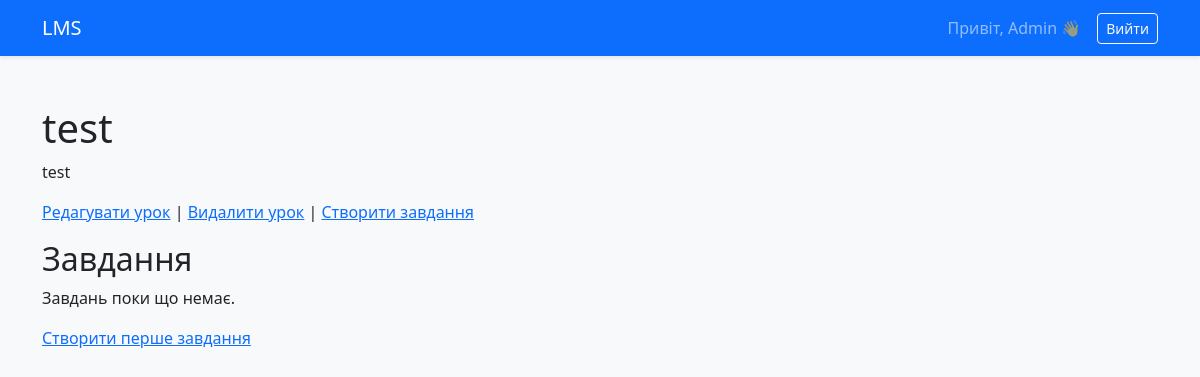
The page /lesson/1/ (signed in) on the database as committed earlier.
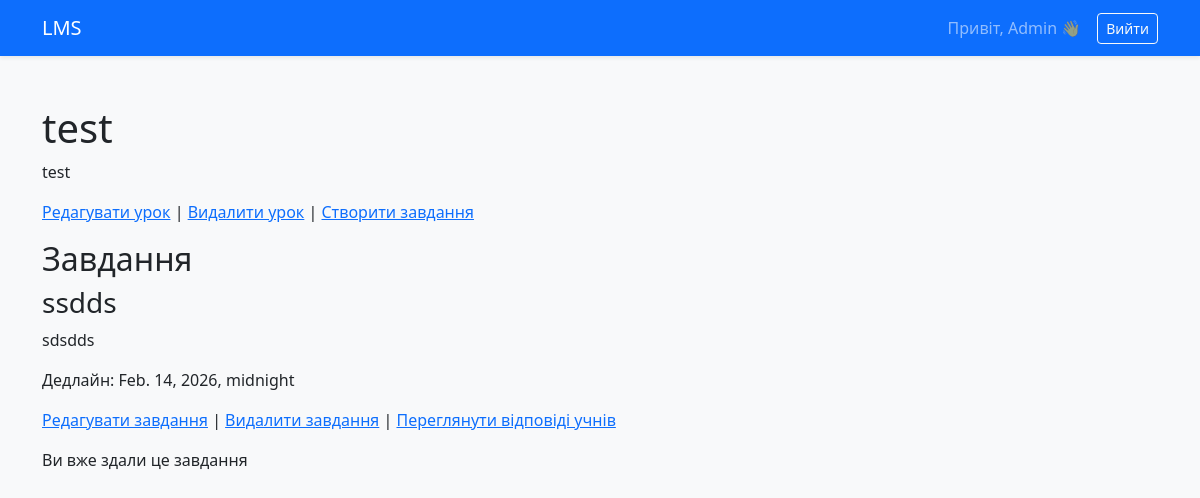
The same page on the database as committed later.
### lms/models.py (models this page shows, shortened)
class Assignment(models.Model):
    lesson = models.ForeignKey(Lesson, on_delete=models.CASCADE, related_name='assignments')
    title = models.CharField(max_length=200)
    description = models.TextField()
    deadline = models.DateTimeField()

### lms/views.py (the view)
# urls.py: path('lesson/<int:lesson_id>/', views.lesson_detail, name='lesson_detail'),
def lesson_detail(request, lesson_id):
    lesson = get_object_or_404(Lesson, id=lesson_id)
    course = lesson.module.course
    enrolled = request.user.is_authenticated and Enrollment.objects.filter(user=request.user, course=course).exists()
    user_submissions = {}
    if request.user.is_authenticated:
        for assignment in lesson.assignments.all():
            user_submissions[assignment.id] = Submission.objects.filter(
                assignment=assignment,
                student=request.user
            ).exists()
    return render(request, 'lms/lesson_detail.html', {
        'lesson': lesson,
        'enrolled': enrolled,
        'user_submissions': user_submissions
    })

### lms/templatetags/custom_tags.py (called while the page is built)
@register.filter
def get_item(dictionary, key):
    return dictionary.get(key)

### lms/templates/lms/lesson_detail.html (shortened to what this page needs)
{% extends "base.html" %}
{% block content %}
{% load custom_tags %}
<h1>{{ lesson.title }}</h1>
<p>{{ lesson.content }}</p>
{% if user.is_superuser or user.profile.role == "teacher" or user.profile.role == "admin" %}
  <p>
    <a href="{% url 'edit_lesson' lesson.id %}">Редагувати урок</a> |
    <a href="{% url 'delete_lesson' lesson.id %}">Видалити урок</a> |
    <a href="{% url 'create_assignment' lesson.id %}">Створити завдання</a>
  </p>
{% endif %}
<h2>Завдання</h2>
{% if enrolled %}
  {% if lesson.assignments.exists %}
    {% for assignment in lesson.assignments.all %}
      <div>
        <h3>{{ assignment.title }}</h3>
        <p>{{ assignment.description }}</p>
        <p>Дедлайн: {{ assignment.deadline }}</p>
        {% if user.is_superuser or user.profile.role == "teacher" or user.profile.role == "admin" %}
          <p>
            <a href="{% url 'edit_assignment' assignment.id %}">Редагувати завдання</a> |
            <a href="{% url 'delete_assignment' assignment.id %}">Видалити завдання</a> |
            <a href="{% url 'assignment_submissions' assignment.id %}">
              Переглянути відповіді учнів
            </a>
          </p>
        {% endif %}
        {% if user.is_authenticated %}
          {% if user_submissions|get_item:assignment.id %}
            <p> Ви вже здали це завдання</p>
          {% else %}
            <form method="post" action="{% url 'submit_assignment' assignment.id %}">
              {% csrf_token %}
              <textarea name="answer" rows="4" cols="50" placeholder="Ваша відповідь тут"></textarea><br>
              <button type="submit">Відправити</button>
            </form>
          {% endif %}
        {% endif %}
      </div>
    {% endfor %}
  {% else %}
    {% if user.is_superuser or user.profile.role == "teacher" or user.profile.role == "admin" %}
      <p>Завдань поки що немає.</p>
      <p><a href="{% url 'create_assignment' lesson.id %}">Створити перше завдання</a></p>
    {% else %}
      <p>Завдань поки що немає.</p>
    {% endif %}
  {% endif %}
{% else %}
  <p>Запишіться на курс, щоб переглянути завдання</p>
{% endif %}
{% endblock %}

Rows that differ between the two databases and show on the page:
added Assignment: title "ssdds", description "sdsdds", deadline "Feb. 14, 2026, midnight", shows "Ви вже здали це завдання"
Other text that changed with them:
text no longer shown: "Завдань поки що немає. Створити перше завдання"
